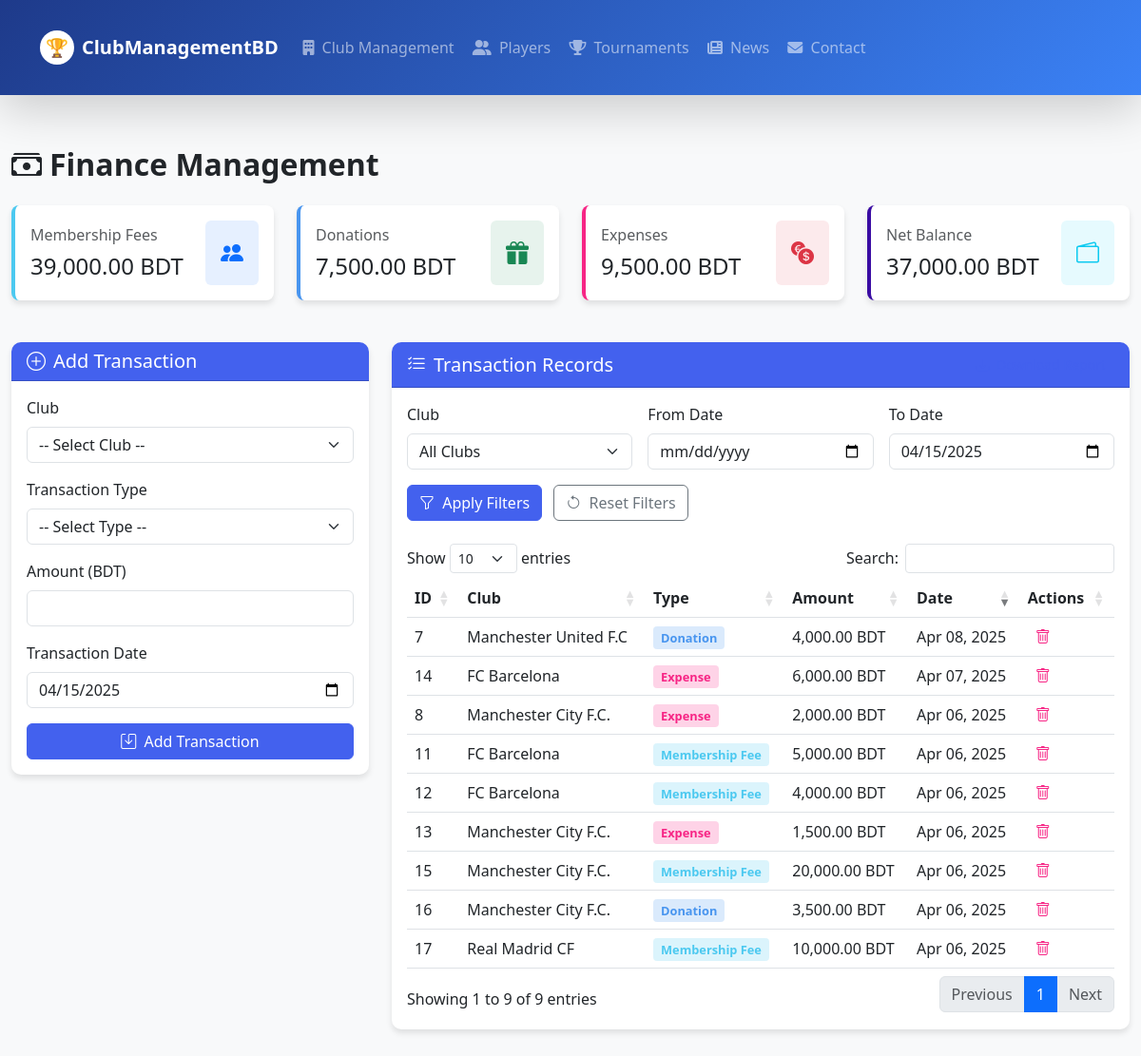
The app's page /finances.php with its own data.
### tables this page shows
CREATE TABLE `Finance` (
  `Finance_id` int(11) NOT NULL,
  `Club_id` int(11) DEFAULT NULL,
  `Membership_fees` decimal(10,2) DEFAULT NULL,
  `Donations` decimal(10,2) DEFAULT NULL,
  `Expenses` decimal(10,2) DEFAULT NULL,
  `Transaction_date` date DEFAULT NULL
);

CREATE TABLE `Club` (
  `Club_id` int(11) NOT NULL,
  `Club_name` varchar(100) DEFAULT NULL,
  `Club_address` varchar(255) DEFAULT NULL,
  `Club_contact_info` varchar(100) DEFAULT NULL,
  `Sports_offered` text DEFAULT NULL,
  `Club_logo` varchar(255) DEFAULT NULL,
  `Club_registration_date` date DEFAULT NULL
);

### finances.php (the view, shortened to what this page needs)
<?php
include 'db_connect.php';
$start_date = isset($_GET['start_date']) ? $_GET['start_date'] : '';
$end_date = isset($_GET['end_date']) ? $_GET['end_date'] : '';
$where = "1";
$finances = $conn->query("
    SELECT f.*, c.Club_name
    FROM Finance f
    LEFT JOIN Club c ON f.Club_id = c.Club_id
    WHERE $where
    ORDER BY f.Transaction_date DESC
");
$totals_result = $conn->query("
    SELECT
        SUM(Membership_fees) as total_fees,
        SUM(Donations) as total_donations,
        SUM(Expenses) as total_expenses
    FROM Finance f
    WHERE $where
");
$totals = $totals_result ? $totals_result->fetch_assoc() : ['total_fees' => 0, 'total_donations' => 0, 'total_expenses' => 0];
?>
<!DOCTYPE html>
<html lang="en">
<head>
    <?php include 'navbar.php'; ?>
    <link href="https://cdn.jsdelivr.net/npm/bootstrap@5.3.0/dist/css/bootstrap.min.css" rel="stylesheet">
    <link rel="stylesheet" href="https://cdn.jsdelivr.net/npm/bootstrap-icons@1.10.0/font/bootstrap-icons.css">
    <link rel="stylesheet" href="https://cdn.datatables.net/1.13.6/css/dataTables.bootstrap5.min.css">
</head>
<body>
<div class="container-fluid py-4">
    <div class="row mb-4">
        <div class="col-12">
            <h2 class="fw-bold mb-0"><i class="bi bi-cash-stack me-2"></i>Finance Management</h2>
        </div>
    </div>
    <div class="row mb-4">
        <div class="col-md-3">
            <div class="card stat-card fees">
                <div class="card-body">
                    <div class="d-flex justify-content-between align-items-center">
                        <div>
                            <h6 class="text-muted mb-2">Membership Fees</h6>
                            <h4 class="mb-0"><?= number_format($totals['total_fees'] ?? 0, 2) ?> BDT</h4>
                        </div>
                        <div class="bg-primary bg-opacity-10 p-3 rounded">
                            <i class="bi bi-people-fill text-primary fs-4"></i>
                        </div>
                    </div>
                </div>
            </div>
        </div>
        <div class="col-md-3">
            <div class="card stat-card donations">
                <div class="card-body">
                    <div class="d-flex justify-content-between align-items-center">
                        <div>
                            <h6 class="text-muted mb-2">Donations</h6>
                            <h4 class="mb-0"><?= number_format($totals['total_donations'] ?? 0, 2) ?> BDT</h4>
                        </div>
                        <div class="bg-success bg-opacity-10 p-3 rounded">
                            <i class="bi bi-gift-fill text-success fs-4"></i>
                        </div>
                    </div>
                </div>
            </div>
        </div>
        <div class="col-md-3">
            <div class="card stat-card expenses">
                <div class="card-body">
                    <div class="d-flex justify-content-between align-items-center">
                        <div>
                            <h6 class="text-muted mb-2">Expenses</h6>
                            <h4 class="mb-0"><?= number_format($totals['total_expenses'] ?? 0, 2) ?> BDT</h4>
                        </div>
                        <div class="bg-danger bg-opacity-10 p-3 rounded">
                            <i class="bi bi-currency-exchange text-danger fs-4"></i>
                        </div>
                    </div>
                </div>
            </div>
        </div>
        <div class="col-md-3">
            <div class="card stat-card balance">
                <div class="card-body">
                    <div class="d-flex justify-content-between align-items-center">
                        <div>
                            <h6 class="text-muted mb-2">Net Balance</h6>
                            <h4 class="mb-0"><?= number_format(($totals['total_fees'] + $totals['total_donations'] - $totals['total_expenses']) ?? 0, 2) ?> BDT</h4>
                        </div>
                        <div class="bg-info bg-opacity-10 p-3 rounded">
                            <i class="bi bi-wallet2 text-info fs-4"></i>
                        </div>
                    </div>
                </div>
            </div>
        </div>
    </div>
    <div class="row">
        <div class="col-md-4">
            <div class="card">
                <div class="card-header">
                    <h5 class="card-title mb-0"><i class="bi bi-plus-circle me-2"></i>Add Transaction</h5>
                </div>
                <div class="card-body">
                    <form id="transactionForm">
                        <div class="mb-3">
                            <label for="club_id" class="form-label">Club</label>
                            <select id="club_id" name="club_id" class="form-select" required>
                                <option value="">-- Select Club --</option>
                            </select>
                        </div>
                        <div class="mb-3">
                            <label for="type" class="form-label">Transaction Type</label>
                            <select id="type" name="type" class="form-select" required>
                                <option value="">-- Select Type --</option>
                            </select>
                        </div>
                        <div class="mb-3">
                            <label for="amount" class="form-label">Amount (BDT)</label>
                            <input type="number" step="0.01" id="amount" name="amount" class="form-control" required>
                        </div>
                        <div class="mb-3">
                            <label for="transaction_date" class="form-label">Transaction Date</label>
                            <input type="date" id="transaction_date" name="transaction_date" class="form-control" value="<?= date('Y-m-d') ?>" required>
                        </div>
                        <div class="d-grid gap-2">
                            <button type="submit" class="btn btn-primary">
                                <i class="bi bi-save me-1"></i> Add Transaction
                            </button>
                        </div>
                    </form>
                </div>
            </div>
        </div>
        <div class="col-md-8">
            <div class="card">
                <div class="card-header d-flex justify-content-between align-items-center">
                    <h5 class="card-title mb-0"><i class="bi bi-list-check me-2"></i>Transaction Records</h5>
                    <div>
                        <button type="button" id="downloadReport" class="btn btn-sm btn-outline-primary">
                            <i class="bi bi-download me-1"></i> Download Report
                        </button>
                    </div>
                </div>
                <div class="card-body">
                    <form id="filterForm" class="row g-3 mb-4">
                        <div class="col-md-4">
                            <label for="filter_club" class="form-label">Club</label>
                            <select id="filter_club" name="filter_club" class="form-select">
                                <option value="">All Clubs</option>
                            </select>
                        </div>
                        <div class="col-md-4">
                            <label for="start_date" class="form-label">From Date</label>
                            <input type="date" id="start_date" name="start_date" class="form-control" value="<?= htmlspecialchars($start_date) ?>">
                        </div>
                        <div class="col-md-4">
                            <label for="end_date" class="form-label">To Date</label>
                            <input type="date" id="end_date" name="end_date" class="form-control" value="<?= htmlspecialchars($end_date) ?>">
                        </div>
                        <div class="col-12">
                            <button type="button" id="applyFilters" class="btn btn-primary">
                                <i class="bi bi-funnel me-1"></i> Apply Filters
                            </button>
                            <button type="button" id="resetFilters" class="btn btn-outline-secondary ms-2">
                                <i class="bi bi-arrow-counterclockwise me-1"></i> Reset Filters
                            </button>
                        </div>
                    </form>
                    <div class="table-responsive">
                        <table id="transactionsTable" class="table table-hover" style="width:100%">
                            <thead>
                                <tr>
                                    <th>ID</th>
                                    <th>Club</th>
                                    <th>Type</th>
                                    <th>Amount</th>
                                    <th>Date</th>
                                    <th>Actions</th>
                                </tr>
                            </thead>
                            <tbody>
                                <?php
                                if ($finances && $finances->num_rows > 0) {
                                    while ($row = $finances->fetch_assoc()):
                                        $type = '';
                                        $type_class = '';
                                        $amount = 0;
                                        if ($row['Membership_fees'] > 0) {
                                            $type = 'Membership Fee';
                                            $type_class = 'fee';
                                            $amount = $row['Membership_fees'];
                                        } elseif ($row['Donations'] > 0) {
                                            $type = 'Donation';
                                            $type_class = 'donation';
                                            $amount = $row['Donations'];
                                        } elseif ($row['Expenses'] > 0) {
                                            $type = 'Expense';
                                            $type_class = 'expense';
                                            $amount = $row['Expenses'];
                                        }
                                ?>
                                    <tr>
                                        <td><?= $row['Finance_id'] ?></td>
                                        <td><?= htmlspecialchars($row['Club_name']) ?></td>
                                        <td><span class="transaction-type <?= $type_class ?>"><?= $type ?></span></td>
                                        <td><?= number_format($amount, 2) ?> BDT</td>
                                        <td><?= date('M d, Y', strtotime($row['Transaction_date'])) ?></td>
                                        <td>
                                            <span class="action-btn delete" data-id="<?= $row['Finance_id'] ?>" title="Delete Transaction">
                                                <i class="bi bi-trash"></i>
                                            </span>
                                        </td>
                                    </tr>
                                <?php
                                    endwhile;
                                } else {
                                    echo '<tr><td colspan="6" class="text-center">No transactions found</td></tr>';
                                }
                                ?>
                            </tbody>
                        </table>
                    </div>
                </div>
            </div>
        </div>
    </div>
</div>
</body>
</html>

### navbar.php (style rules this page uses)
:root { --navbar-height: 100px; --primary-dark: #1e3a8a; --primary-light: #3b82f6; --accent-color: #0ea5e9; --hover-bg: rgba(255, 255, 255, 0.15); }
h1, h2, h3, .page-title { margin-top: var(--navbar-height); padding-top: 10px; }
.form-group, .form-control, input, select, textarea { position: relative; z-index: 1; }

### finances.php (style rules this page uses)
:root { --primary-color: #4361ee; --secondary-color: #3f37c9; --success-color: #4cc9f0; --danger-color: #f72585; --light-bg: #f8f9fa; }
body { background-color: var(--light-bg); font-family: 'Segoe UI', Tahoma, Geneva, Verdana, sans-serif; }
.card { border-radius: 10px; box-shadow: 0 4px 6px rgba(0, 0, 0, 0.1); border: none; margin-bottom: 20px; }
.card-header { background-color: var(--primary-color); color: white; border-radius: 10px 10px 0 0 !important; }
.btn-primary { background-color: var(--primary-color); border-color: var(--primary-color); }
.btn-outline-primary { color: var(--primary-color); border-color: var(--primary-color); }
.stat-card { border-left: 4px solid; border-radius: 8px; }
.stat-card.fees { border-color: #4cc9f0; }
.stat-card.donations { border-color: #4895ef; }
.stat-card.expenses { border-color: #f72585; }
.stat-card.balance { border-color: #3a0ca3; }
.transaction-type { font-weight: 600; padding: 3px 8px; border-radius: 4px; font-size: 0.8rem; }
.transaction-type.fee { background-color: rgba(76, 201, 240, 0.2); color: #4cc9f0; }
.transaction-type.donation { background-color: rgba(72, 149, 239, 0.2); color: #4895ef; }
.transaction-type.expense { background-color: rgba(247, 37, 133, 0.2); color: #f72585; }
.action-btn { cursor: pointer; padding: 4px 8px; border-radius: 4px; transition: all 0.2s; }
.action-btn.delete { color: var(--danger-color); }

### records on screen
finance: Finance_id "7", Club.Club_name "Manchester United F.C", type "Donation", Donations "4,000.00", Transaction_date "Apr 08, 2025"
finance: Finance_id "14", Club.Club_name "FC Barcelona", type "Expense", Expenses "6,000.00", Transaction_date "Apr 07, 2025"
finance: Finance_id "8", Club.Club_name "Manchester City F.C.", type "Expense", Expenses "2,000.00", Transaction_date "Apr 06, 2025"
finance: Finance_id "11", Club.Club_name "FC Barcelona", Membership_fees "Membership Fee", Membership_fees "5,000.00", Transaction_date "Apr 06, 2025"
finance: Finance_id "12", Club.Club_name "FC Barcelona", Membership_fees "Membership Fee", Membership_fees "4,000.00", Transaction_date "Apr 06, 2025"
finance: Finance_id "13", Club.Club_name "Manchester City F.C.", type "Expense", Expenses "1,500.00", Transaction_date "Apr 06, 2025"
finance: Finance_id "15", Club.Club_name "Manchester City F.C.", Membership_fees "Membership Fee", Membership_fees "20,000.00", Transaction_date "Apr 06, 2025"
finance: Finance_id "16", Club.Club_name "Manchester City F.C.", type "Donation", Donations "3,500.00", Transaction_date "Apr 06, 2025"
finance: Finance_id "17", Club.Club_name "Real Madrid CF", Membership_fees "Membership Fee", Membership_fees "10,000.00", Transaction_date "Apr 06, 2025"

### other values on screen
$totals['total_fees'] "39,000.00"
$totals['total_donations'] "7,500.00"
$totals['total_expenses'] "9,500.00"
